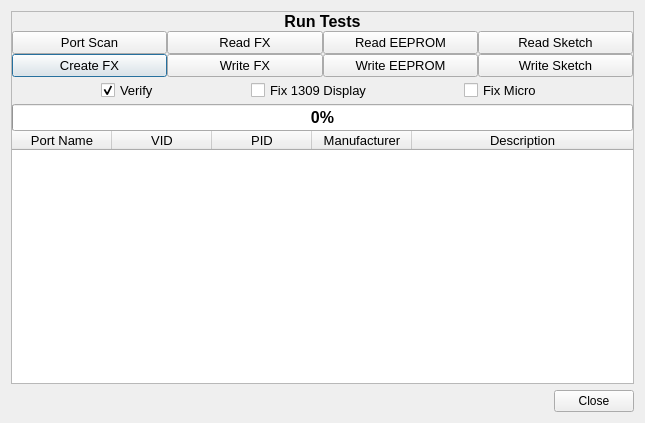
<?xml version="1.0" encoding="UTF-8"?>
<ui version="4.0">
 <class>Tester</class>
 <widget class="QDialog" name="Tester">
  <property name="geometry">
   <rect>
    <x>0</x>
    <y>0</y>
    <width>645</width>
    <height>423</height>
   </rect>
  </property>
  <property name="windowTitle">
   <string>ArduManFX Tester</string>
  </property>
  <property name="styleSheet">
   <string notr="true">.QFrame
{
	border: 1px solid palette(text);
}

.QFrame&gt;QLabel
{
	background-color: palette(text);
	color: palette(window);
	padding: 4px;
}</string>
  </property>
  <layout class="QVBoxLayout" name="verticalLayout">
   <item>
    <widget class="QFrame" name="frame_3">
     <property name="frameShape">
      <enum>QFrame::StyledPanel</enum>
     </property>
     <property name="frameShadow">
      <enum>QFrame::Raised</enum>
     </property>
     <layout class="QVBoxLayout" name="verticalLayout_4">
      <property name="spacing">
       <number>0</number>
      </property>
      <property name="leftMargin">
       <number>0</number>
      </property>
      <property name="topMargin">
       <number>0</number>
      </property>
      <property name="rightMargin">
       <number>0</number>
      </property>
      <property name="bottomMargin">
       <number>0</number>
      </property>
      <item>
       <widget class="QLabel" name="label_5">
        <property name="sizePolicy">
         <sizepolicy hsizetype="Preferred" vsizetype="Fixed">
          <horstretch>0</horstretch>
          <verstretch>0</verstretch>
         </sizepolicy>
        </property>
        <property name="font">
         <font>
          <pointsize>12</pointsize>
          <weight>75</weight>
          <bold>true</bold>
         </font>
        </property>
        <property name="text">
         <string>Run Tests</string>
        </property>
        <property name="alignment">
         <set>Qt::AlignCenter</set>
        </property>
       </widget>
      </item>
      <item>
       <widget class="QWidget" name="widget_4" native="true">
        <layout class="QVBoxLayout" name="verticalLayout_5">
         <property name="spacing">
          <number>0</number>
         </property>
         <property name="leftMargin">
          <number>0</number>
         </property>
         <property name="topMargin">
          <number>0</number>
         </property>
         <property name="rightMargin">
          <number>0</number>
         </property>
         <property name="bottomMargin">
          <number>0</number>
         </property>
         <item>
          <widget class="QWidget" name="widget_5" native="true">
           <layout class="QGridLayout" name="gridLayout_2">
            <property name="leftMargin">
             <number>0</number>
            </property>
            <property name="topMargin">
             <number>0</number>
            </property>
            <property name="rightMargin">
             <number>0</number>
            </property>
            <property name="bottomMargin">
             <number>0</number>
            </property>
            <property name="spacing">
             <number>0</number>
            </property>
            <item row="1" column="0">
             <widget class="QPushButton" name="btnCreateFX">
              <property name="font">
               <font>
                <pointsize>10</pointsize>
               </font>
              </property>
              <property name="text">
               <string>Create FX</string>
              </property>
             </widget>
            </item>
            <item row="1" column="3">
             <widget class="QPushButton" name="btnWriteSketch">
              <property name="font">
               <font>
                <pointsize>10</pointsize>
               </font>
              </property>
              <property name="text">
               <string>Write Sketch</string>
              </property>
             </widget>
            </item>
            <item row="1" column="2">
             <widget class="QPushButton" name="btnWriteEEPROM">
              <property name="font">
               <font>
                <pointsize>10</pointsize>
               </font>
              </property>
              <property name="text">
               <string>Write EEPROM</string>
              </property>
             </widget>
            </item>
            <item row="0" column="2">
             <widget class="QPushButton" name="btnReadEEPROM">
              <property name="font">
               <font>
                <pointsize>10</pointsize>
               </font>
              </property>
              <property name="text">
               <string>Read EEPROM</string>
              </property>
             </widget>
            </item>
            <item row="1" column="1">
             <widget class="QPushButton" name="btnWriteFX">
              <property name="font">
               <font>
                <pointsize>10</pointsize>
               </font>
              </property>
              <property name="text">
               <string>Write FX</string>
              </property>
             </widget>
            </item>
            <item row="0" column="3">
             <widget class="QPushButton" name="btnReadSketch">
              <property name="font">
               <font>
                <pointsize>10</pointsize>
               </font>
              </property>
              <property name="text">
               <string>Read Sketch</string>
              </property>
             </widget>
            </item>
            <item row="0" column="1">
             <widget class="QPushButton" name="btnReadFX">
              <property name="font">
               <font>
                <pointsize>10</pointsize>
               </font>
              </property>
              <property name="text">
               <string>Read FX</string>
              </property>
             </widget>
            </item>
            <item row="0" column="0">
             <widget class="QPushButton" name="btnPortScan">
              <property name="font">
               <font>
                <pointsize>10</pointsize>
               </font>
              </property>
              <property name="text">
               <string>Port Scan</string>
              </property>
             </widget>
            </item>
           </layout>
          </widget>
         </item>
         <item>
          <widget class="QWidget" name="widget_6" native="true">
           <layout class="QHBoxLayout" name="horizontalLayout">
            <property name="leftMargin">
             <number>3</number>
            </property>
            <property name="topMargin">
             <number>3</number>
            </property>
            <property name="rightMargin">
             <number>3</number>
            </property>
            <property name="bottomMargin">
             <number>3</number>
            </property>
            <item>
             <widget class="QCheckBox" name="chkVerify">
              <property name="sizePolicy">
               <sizepolicy hsizetype="Fixed" vsizetype="Fixed">
                <horstretch>0</horstretch>
                <verstretch>0</verstretch>
               </sizepolicy>
              </property>
              <property name="font">
               <font>
                <pointsize>10</pointsize>
               </font>
              </property>
              <property name="text">
               <string>Verify</string>
              </property>
              <property name="checked">
               <bool>true</bool>
              </property>
             </widget>
            </item>
            <item>
             <widget class="QCheckBox" name="chkFix1309">
              <property name="sizePolicy">
               <sizepolicy hsizetype="Fixed" vsizetype="Fixed">
                <horstretch>0</horstretch>
                <verstretch>0</verstretch>
               </sizepolicy>
              </property>
              <property name="font">
               <font>
                <pointsize>10</pointsize>
               </font>
              </property>
              <property name="text">
               <string>Fix 1309 Display</string>
              </property>
             </widget>
            </item>
            <item>
             <widget class="QCheckBox" name="chkFixMicro">
              <property name="sizePolicy">
               <sizepolicy hsizetype="Fixed" vsizetype="Fixed">
                <horstretch>0</horstretch>
                <verstretch>0</verstretch>
               </sizepolicy>
              </property>
              <property name="font">
               <font>
                <pointsize>10</pointsize>
               </font>
              </property>
              <property name="text">
               <string>Fix Micro</string>
              </property>
             </widget>
            </item>
           </layout>
          </widget>
         </item>
         <item>
          <widget class="QProgressBar" name="progressBar">
           <property name="font">
            <font>
             <pointsize>12</pointsize>
             <weight>75</weight>
             <bold>true</bold>
            </font>
           </property>
           <property name="value">
            <number>0</number>
           </property>
           <property name="alignment">
            <set>Qt::AlignCenter</set>
           </property>
          </widget>
         </item>
         <item>
          <widget class="QTableWidget" name="tblPorts">
           <property name="font">
            <font>
             <pointsize>10</pointsize>
            </font>
           </property>
           <property name="styleSheet">
            <string notr="true">QTableWidget::item:selected
{
	background-color: palette(highlight);
	color: palette(highlighted-text);
}</string>
           </property>
           <property name="frameShape">
            <enum>QFrame::NoFrame</enum>
           </property>
           <property name="editTriggers">
            <set>QAbstractItemView::NoEditTriggers</set>
           </property>
           <property name="selectionMode">
            <enum>QAbstractItemView::SingleSelection</enum>
           </property>
           <property name="selectionBehavior">
            <enum>QAbstractItemView::SelectRows</enum>
           </property>
           <property name="verticalScrollMode">
            <enum>QAbstractItemView::ScrollPerPixel</enum>
           </property>
           <property name="horizontalScrollMode">
            <enum>QAbstractItemView::ScrollPerPixel</enum>
           </property>
           <attribute name="horizontalHeaderStretchLastSection">
            <bool>true</bool>
           </attribute>
           <attribute name="verticalHeaderVisible">
            <bool>false</bool>
           </attribute>
           <column>
            <property name="text">
             <string>Port Name</string>
            </property>
           </column>
           <column>
            <property name="text">
             <string>VID</string>
            </property>
           </column>
           <column>
            <property name="text">
             <string>PID</string>
            </property>
           </column>
           <column>
            <property name="text">
             <string>Manufacturer</string>
            </property>
           </column>
           <column>
            <property name="text">
             <string>Description</string>
            </property>
           </column>
          </widget>
         </item>
        </layout>
       </widget>
      </item>
     </layout>
    </widget>
   </item>
   <item>
    <widget class="QDialogButtonBox" name="buttonBox">
     <property name="orientation">
      <enum>Qt::Horizontal</enum>
     </property>
     <property name="standardButtons">
      <set>QDialogButtonBox::Close</set>
     </property>
    </widget>
   </item>
  </layout>
 </widget>
 <resources/>
 <connections>
  <connection>
   <sender>buttonBox</sender>
   <signal>accepted()</signal>
   <receiver>Tester</receiver>
   <slot>accept()</slot>
   <hints>
    <hint type="sourcelabel">
     <x>248</x>
     <y>254</y>
    </hint>
    <hint type="destinationlabel">
     <x>157</x>
     <y>274</y>
    </hint>
   </hints>
  </connection>
  <connection>
   <sender>buttonBox</sender>
   <signal>rejected()</signal>
   <receiver>Tester</receiver>
   <slot>reject()</slot>
   <hints>
    <hint type="sourcelabel">
     <x>316</x>
     <y>260</y>
    </hint>
    <hint type="destinationlabel">
     <x>286</x>
     <y>274</y>
    </hint>
   </hints>
  </connection>
 </connections>
</ui>
